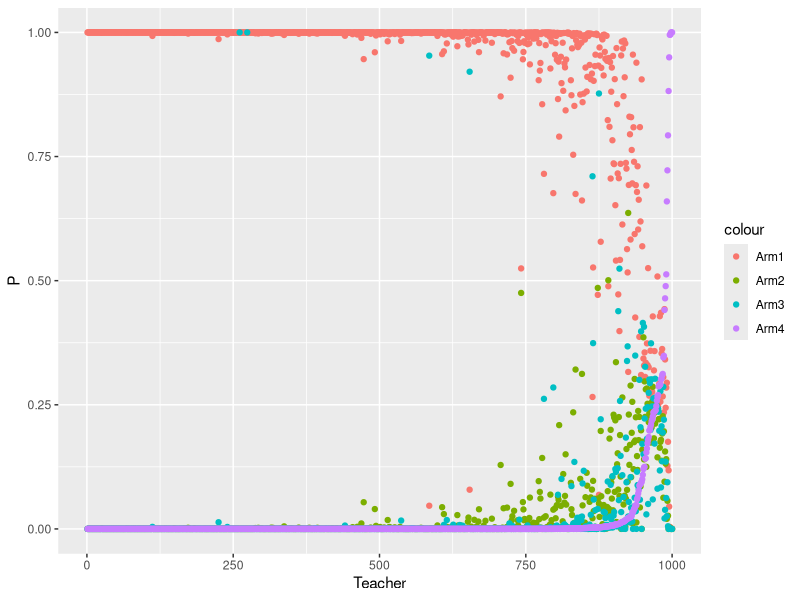

Source code (R):
library(tidyverse)
library(reshape2)

# 1. #have a multiplier on cost - each teacher has a different sensitivity to the cost

#cost multiplier per teacher on every column

# Alpha do the same thing as with C

# Beta do the same thing with as C, inlcude in data

# > summary(teacher_usage$min_per_week) PER TEACHER
# Min. 1st Qu.  Median    Mean 3rd Qu.    Max. 
# 0.00    4.70   30.20   52.12   76.20  669.60


# PER CLASSROOM
# > summary(classroom_student_usage$badges_per_week)
# Min. 1st Qu.  Median    Mean 3rd Qu.    Max. 
# 0.000   1.100   2.400   2.477   3.500  76.000 

#DAT ATO SIMULATE: 1000 teachers, 40 weeks,
#simualted badges per week, effort, cost


#data generation specifications
nweeks <- 40
nteachers = 1000
nArms <- 4 #try a different here instead
banditArms <- c(1:nArms)

#from original code
#armRewardProbabilities <- c(0.1, 0.3, 0.5,0.8) #each arm needs its own reward probability

# alpha = .02
# beta <- 5 #inverse temperature, and with this
Qi <- 0 #initial Q values
currentQs <- vector(length = length(banditArms))
weekQs <- matrix(data = NA, nrow = nweeks, ncol = nArms)
choiceProbs <- vector(length = length(banditArms))
weekChoiceProbs <- matrix(data = NA, nrow = nweeks, ncol = nArms)
choices <- vector(length = nweeks)
rewards <- vector(length = nweeks)
badges <- vector(length = nweeks)
cost <- vector(length = nweeks)


#assign initial Q value
for (arm in banditArms) {
  currentQs[arm] <- Qi
}


teachers = matrix(data = NA, nrow = nteachers, ncol = nArms+1)

teachers_final_sim = data.frame(matrix(data = NA, nrow = nteachers*nweeks, ncol = nArms+12))

for (teacher in 1:nteachers){
  
  
  #Cost for each arm
  cost1 = 0
  cost2 = runif(1, .5, 1)
  cost3 = runif(1, cost2, 2)
  cost4 = runif(1, cost3, 3)
  
  #alpha for each teacher
  alpha = runif(1,0.000001,1)
  
  #beta for each teacher
  beta = runif(1,0.01,40)

  
  for (week in 1:nweeks) {
    
    #calculate sumExp for softmax function
    sumExp <- 0
    for (arm in banditArms) {
      sumExp <- sumExp + exp(beta * currentQs[arm])
    }
    #calculate choice probabilities
    for (arm in banditArms) {
      choiceProbs[arm] = exp(beta * currentQs[arm]) / sumExp
    }
    
    #save choice probabilities in matrix for later visualization
    weekChoiceProbs[week,] <- choiceProbs
    
    # choose action given choice probabilities, save in choices vector
    choices[week] <- sample(banditArms, size = 1, replace = FALSE, prob = choiceProbs)
    
    #sampling the probabilities every single teacher
    #deal with greater than 0 or less than 1
    arm1_dist = rnorm(1, mean = .2, sd = .1)
    arm1_dist = ifelse(arm1_dist < 0, 0, arm1_dist )
    arm1_dist = ifelse(arm1_dist > 1, 1, arm1_dist )
    arm1_dist
    
    arm2_dist = rnorm(1, mean = .35, sd = .125)
    arm2_dist = ifelse(arm2_dist < 0, 0, arm2_dist )
    arm2_dist = ifelse(arm2_dist > 1, 1, arm2_dist )
    
    arm3_dist = rnorm(1, mean = .5, sd = .2)
    arm3_dist = ifelse(arm3_dist < 0, 0, arm3_dist )
    arm3_dist = ifelse(arm3_dist > 1, 1, arm3_dist )
    
    arm4_dist = rnorm(1, mean = .7, sd = .25)
    arm4_dist = ifelse(arm4_dist < 0, 0, arm4_dist )
    arm4_dist = ifelse(arm4_dist > 1, 1, arm4_dist )
    armRewardProbabilities <- c(arm1_dist, arm2_dist, arm3_dist, arm4_dist)
    
    #given bandit arm choice, get reward outcome (based on armRewardProbabilities)
    #reward depends on the amount of effort given
    
    #for no effort (arm 1)
    if (armRewardProbabilities[choices[week]] == arm1_dist){
      # if they're in the no effort section then their cost is quite literally 0
      arm1_reward_base = rnorm(1, mean = 0.5, sd = 1) 
      arm1_reward_base = ifelse(arm1_reward_base < 0, 0, arm1_reward_base)
      
      arm1_cost = cost1
      
      #reward is the probability times that reward base - 1. could do binomial * 2; reward, or reward * probability
      #rewards[week] <- rbinom(1,size = 1,prob = armRewardProbabilities[choices[week]]) * arm1_reward_base arm1 - arm1_cost
      rewards[week] <- arm1_reward_base*armRewardProbabilities[choices[week]] #- arm1_cost
      badges[week] = arm1_reward_base*armRewardProbabilities[choices[week]]
      cost[week] = arm1_cost
    }
    else if (armRewardProbabilities[choices[week]] == arm2_dist){
      #setting reward from Q1 badges per week
      arm2_reward_base = rnorm(1, mean = 1.1, sd = 1) 
      arm2_reward_base = ifelse(arm2_reward_base < 0, 0, arm2_reward_base)
      
      #making fixed to start - can add variability if we want
      arm2_cost = cost2
      
      #reward is the probability times that reward base - 1. could do binomial * 2; reward, or reward * probability
      #rewards[week] <- rbinom(1,size = 1,prob = armRewardProbabilities[choices[week]]) * arm2_reward_base - arm2_cost
      rewards[week] <- arm2_reward_base*armRewardProbabilities[choices[week]] - arm2_cost
      badges[week] = arm2_reward_base*armRewardProbabilities[choices[week]]
      cost[week] = arm2_cost
    }
    else if (armRewardProbabilities[choices[week]] == arm3_dist){
      #setting reward from median badges per week
      arm3_reward_base = rnorm(1, mean = 2.477, sd = 2.0) 
      arm3_reward_base = ifelse(arm3_reward_base < 0, 0, arm3_reward_base)
      
      #making fixed to start - can add variability if we want
      arm3_cost = cost3
      
      #reward is the probability times that reward base - 1. could do binomial * 2; reward, or reward * probability
      #rewards[week] <- rbinom(1,size = 1,prob = armRewardProbabilities[choices[week]]) * arm3_reward_base - arm3_cost = 1.5
      rewards[week] <- arm3_reward_base*armRewardProbabilities[choices[week]] - arm3_cost
      badges[week] = arm3_reward_base*armRewardProbabilities[choices[week]]
      cost[week] = arm3_cost
    }
    else if (armRewardProbabilities[choices[week]] == arm4_dist){
      #setting reward from Q3badges per week
      arm4_reward_base = rnorm(1, mean = 3.5, sd = 2) 
      arm4_reward_base = ifelse(arm4_reward_base < 0, 0, arm4_reward_base)
      
      #making fixed to start - can add variability if we want
      arm4_cost = cost4
      
      #reward is the probability times that reward base - 1. could do binomial * 2; reward, or reward * probability
      #rewards[week] <- rbinom(1,size = 1,prob = armRewardProbabilities[choices[week]]) * arm34reward_base - arm4_cost
      rewards[week] <- arm4_reward_base*armRewardProbabilities[choices[week]] - arm4_cost
      badges[week] = arm4_reward_base*armRewardProbabilities[choices[week]]
      cost[week] = arm4_cost
    }
    
    #rewards[week] <- rbinom(1,size = 1,prob = armRewardProbabilities[choices[week]])
    
    #given reward outcome, update Q values
    currentQs[choices[week]] <- currentQs[choices[week]] + alpha * (rewards[week] - currentQs[choices[week]])
    
    #save Q values in matrix of all Q-values
    weekQs[week,] <- currentQs
    
    #combine choices and rewards into dataframe
    df <- data.frame(choices, rewards, badges, cost)
    
    # #save out data df as csv
    # fileName <- paste(data_out, "Generated_Data.csv",sep = "/")
    # write.csv(df,fileName, row.names = FALSE)
    
    #turn week choice probs into dataframe
    ChoiceProbs_df <- as.data.frame(weekChoiceProbs)
    
    #add column names
    for (i in 1:length(ChoiceProbs_df)){
      colnames(ChoiceProbs_df)[i] <- paste("Arm", i, sep="")
    }
    
    #add column of week counts
    ChoiceProbs_df$weekCount <- as.numeric(row.names(ChoiceProbs_df))
    
    #turn df into long format for plotting
    ChoiceProbs_long <- melt(ChoiceProbs_df, id = "weekCount")
  }

  teachers[teacher,] = c(teacher, weekChoiceProbs[40,])
  lower_bound = 1+(40*(teacher-1))
  upper_bound = 40+(40*(teacher-1))
  teachers_final_sim[c(lower_bound:upper_bound),] = c(teacher, alpha, beta, cost1, cost2, cost3, cost4, ChoiceProbs_df, df)
}

# WRIT THIS DF FOR MARCOS TO RUN DATA
# fileName <- paste(teachers_final_sim, "Generated_Data.csv",sep = "/")
# write.csv(df,fileName, row.names = FALSE)

teachers = data.frame(teachers)
colnames(teachers) = c('Teacher', 'Arm1', 'Arm2', 'Arm3', 'Arm4')
colnames(teachers_final_sim) = c('teacher', 'alpha', 'beta', 'cost1','cost2', 'cost3', 'cost4', 'Arm1', 'Arm2', 'Arm3', 'Arm4','week', 'effort', 'reward', 'badges', 'cost')


#THIS IS THE SIMULATED DATA@
write.csv(teachers_final_sim, 'teacher_sim.csv', row.names = FALSE)

teachers = teachers[order(teachers[,5], decreasing = FALSE),]
teachers$Teacher = 1:nteachers

ggplot(teachers) +
  geom_point(aes(x = Teacher, y = Arm1, color = 'Arm1')) +
  geom_point(aes(x = Teacher, y = Arm2, color = 'Arm2')) +
  geom_point(aes(x = Teacher, y = Arm3, color = 'Arm3')) +
  geom_point(aes(x = Teacher, y = Arm4, color = 'Arm4')) +
  labs(y= 'P')

#plot Q values over time
# ggplot(data=ChoiceProbs_long, aes(x = weekCount, y = value, color = variable)) +
#   #geom_smooth(se=F) +
#   geom_line(size = .5)+
#   ggtitle("Probability of Choosing Arm by week")

